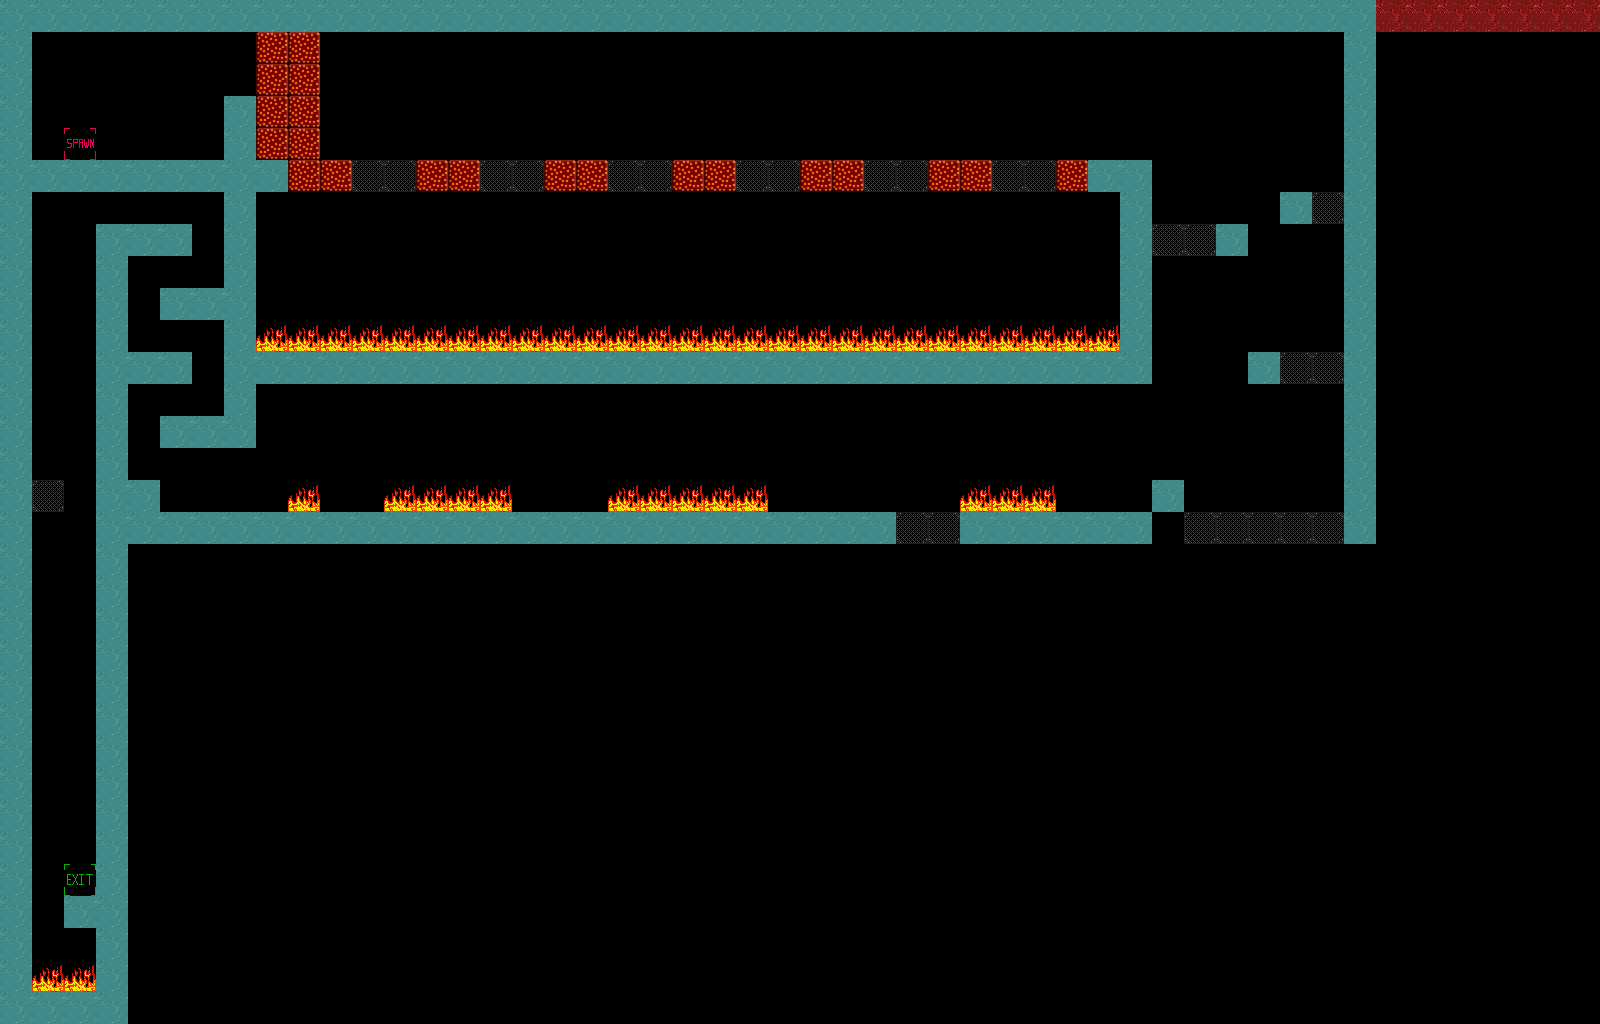

A 2D game scene composited from a Tiled map and its tileset images. What follows is a short description and the map's XML, with each tile layer's data collapsed to a summary:
An orthogonal 50x32 tile map with 32x32 px tiles, 4 tile layers (entities, background, foreground, collision), 4 tilesets.

<map version="1.0" tiledversion="1.0.1" orientation="orthogonal" renderorder="right-down" width="50" height="32" tilewidth="32" tileheight="32" nextobjectid="1">
 <tileset firstgid="1" name="foreground" tilewidth="32" tileheight="32" tilecount="256" columns="16">
  <image source="../gfx/tilesets/foreground.png" width="512" height="512" />
 </tileset>
 <tileset firstgid="257" name="entities" tilewidth="32" tileheight="32" tilecount="256" columns="16">
  <image source="../gfx/tilesets/entities.png" width="512" height="512" />
 </tileset>
 <tileset firstgid="513" name="collision" tilewidth="32" tileheight="32" tilecount="256" columns="16">
  <image source="../gfx/tilesets/collision.png" width="512" height="512" />
 </tileset>
 <tileset firstgid="769" name="background" tilewidth="32" tileheight="32" tilecount="256" columns="16">
  <image source="../gfx/tilesets/background.png" width="512" height="512" />
 </tileset>
 <layer name="entities" width="50" height="32">
  <data>[1600 cells, 90 non-empty, 5 distinct tile ids]</data>
 </layer>
 <layer name="background" width="50" height="32">
  <data>[1600 cells, 0 non-empty, 0 distinct tile ids]</data>
 </layer>
 <layer name="foreground" width="50" height="32">
  <data>[1600 cells, 221 non-empty, 1 distinct tile ids]</data>
 </layer>
 <layer name="collision" width="50" height="32">
  <data>[1600 cells, 214 non-empty, 1 distinct tile ids]</data>
 </layer>
</map>
